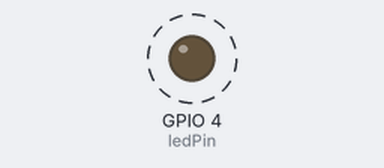
Simulated run of this program. Board: Raspberry Pi (BCM pin numbers). Parts: output pins drawn as LEDs (lit = HIGH). Dashed ring = blinking. What the program prints to the terminal is not drawn.

Above: at 0.15 s.
Timing chart, 0 to 3.0 s (numbered marks = the images above):
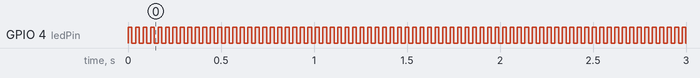

The program:

led_blink_copy.py
```python
import RPi.GPIO as gpio
import time

ledPin = 4
gpio.setmode(gpio.BCM)
gpio.setup(ledPin, gpio.OUT)

for i in range(100000):
    gpio.output(ledPin, 1)
    print("led on")
    time.sleep(0.02)
    gpio.output(ledPin, 0)
    print("led off")
    time.sleep(0.02)
```

Measured:
- by itself, GPIO 4 (ledPin): alternates HIGH for 0.02 s and LOW for 0.02 s
